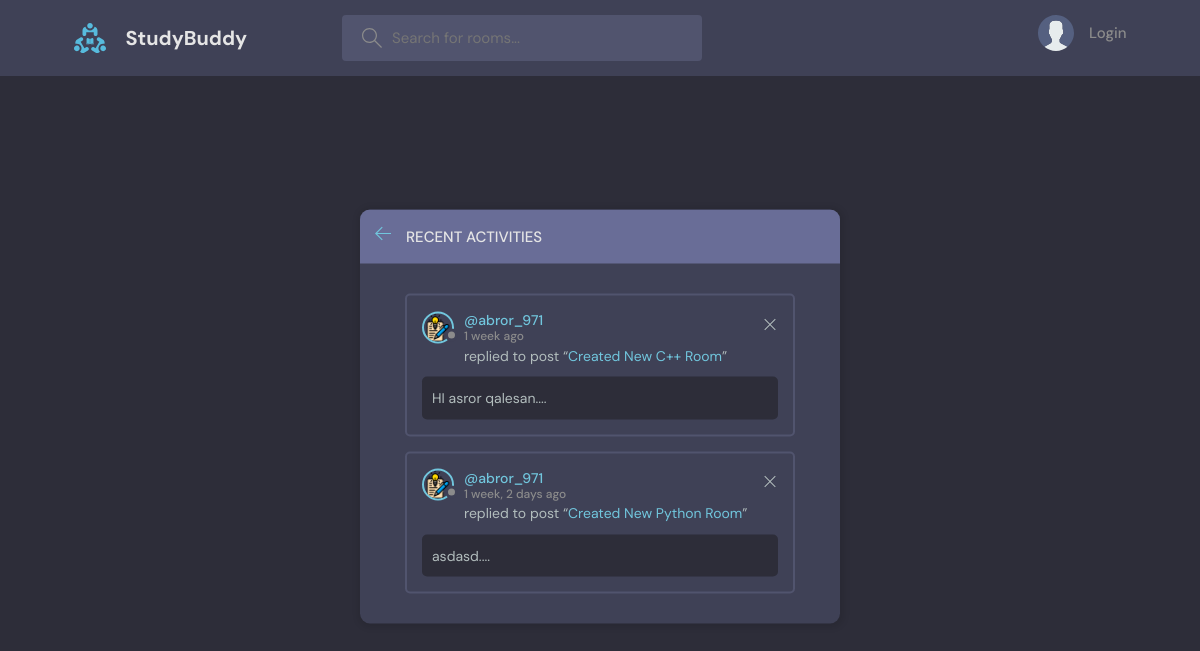
/activity, run on an earlier commit of the app's database.
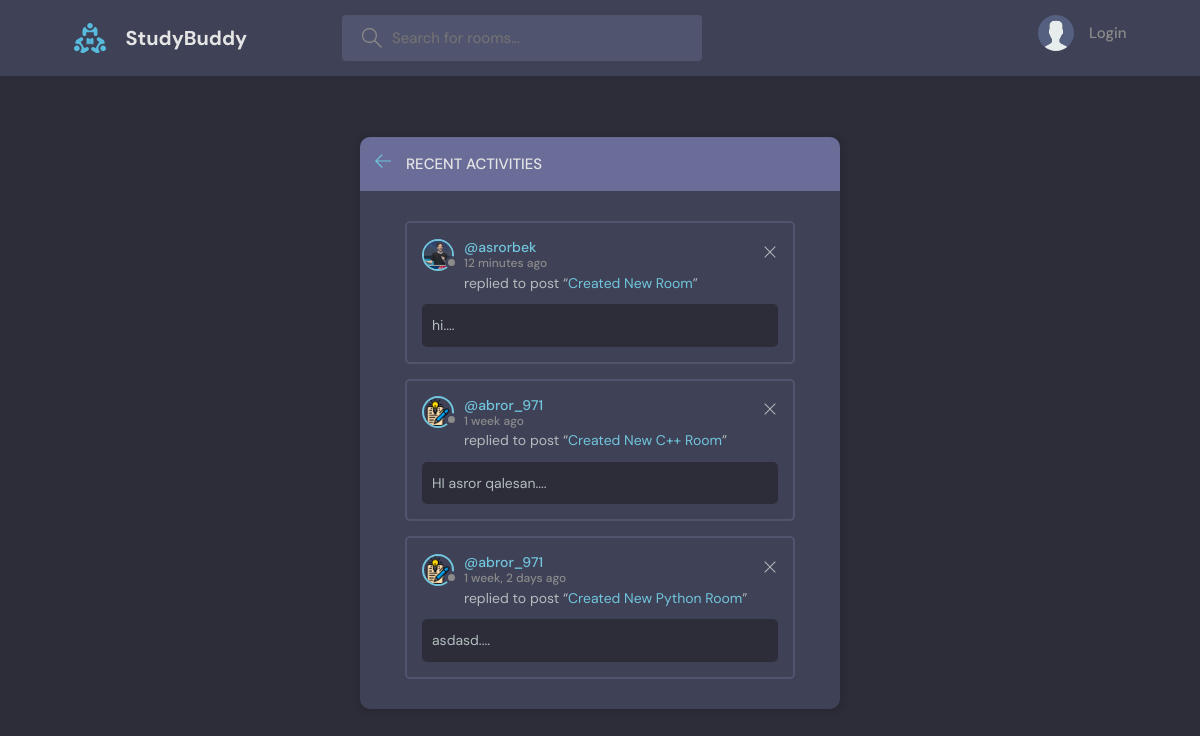
And on a later commit of the database.
### base/models.py (models this page shows, shortened)
class Message(models.Model):
  user = models.ForeignKey(User, on_delete=models.CASCADE, default=None)
  room = models.ForeignKey(Room, on_delete=models.CASCADE, default=None)
  body = models.TextField(default=None)
  updated = models.DateTimeField(auto_now=True)
  created = models.DateTimeField(auto_now_add=True)
  class Meta:
    db_table = "Message"
    ordering = ["-created", "-updated"]

class User(AbstractUser):
  name = models.CharField(max_length=200, null=True)
  email = models.EmailField(unique=True, null=True)
  bio = models.TextField(null=True)
  avatar = models.ImageField(null=True, default="avatar.svg")
  USERNAME_FIELD = 'email'
  REQUIRED_FIELDS = []

class Room(models.Model):
  host = models.ForeignKey(User, on_delete=models.CASCADE, default=None)
  topic = models.ForeignKey(Topic, on_delete=models.CASCADE, default=None)
  name = models.CharField(max_length=200, default=None)
  participants = models.ManyToManyField(User, related_name='participants', blank=True)
  description = models.TextField(default=None)
  updated = models.DateTimeField(auto_now=True)
  created = models.DateTimeField(auto_now_add=True)
  class Meta:
    db_table = "Room"
    ordering = ["-created", "-updated"]

### base/views.py (the view)
# urls.py: path('activity', views.activityPage, name="acticity"),
def activityPage(request):
  room_messages = Message.objects.filter()
  return render(request, 'activity.html', {'room_messages': room_messages})

### templates/activity.html
{% extends 'main.html' %}
{% block content %}
  <main class="layout">
    <div class="container">
      <div class="layout__box">
        <div class="layout__boxHeader">
          <div class="layout__boxTitle">
            <a href="{% url 'home' %}">
              <svg version="1.1" xmlns="http://www.w3.org/2000/svg" width="32" height="32" viewBox="0 0 32 32">
                <title>arrow-left</title>
                <path
                  d="M13.723 2.286l-13.723 13.714 13.719 13.714 1.616-1.611-10.96-10.96h27.625v-2.286h-27.625l10.965-10.965-1.616-1.607z"
                ></path>
              </svg>
            </a>
            <h3>Recent Activities</h3>
          </div>
        </div>
        <div class="activities-page layout__body">
          {% for message in room_messages %}
            <div class="activities__box">
              <div class="activities__boxHeader roomListRoom__header">
                <a href="{% url 'user-profile' message.user.id %}" class="roomListRoom__author">
                  <div class="avatar avatar--small">
                    <img src="/static/images/{{ message.user.avatar.url }}"/>
                  </div>
                  <p>
                    @{{ message.user.username }}
                    <span>{{ message.created|timesince }} ago</span>
                  </p>
                </a>
                <div class="roomListRoom__actions">
                  <a href="{% url 'delete-message' message.id %}">
                    <svg version="1.1" xmlns="http://www.w3.org/2000/svg" width="32" height="32" viewBox="0 0 32 32">
                      <title>remove</title>
                      <path
                        d="M27.314 6.019l-1.333-1.333-9.98 9.981-9.981-9.981-1.333 1.333 9.981 9.981-9.981 9.98 1.333 1.333 9.981-9.98 9.98 9.98 1.333-1.333-9.98-9.98 9.98-9.981z"
                      ></path>
                    </svg>
                  </a>
                </div>
              </div>
              <div class="activities__boxContent">
                <p>replied to post “<a href="{% url 'room' message.room.id %}">{{ message.room.name }}</a>”</p>
                <div class="activities__boxRoomContent">
                  {{ message.body }}....
                </div>
              </div>
            </div>
          {% endfor %}
        </div>
      </div>
    </div>
  </main>
{% endblock content %}

What changed in the data, as far as the page shows it:
added Message: user.avatar (picture), user.username "asrorbek", created "12 minutes", room.name "Created New Room", body "hi"
